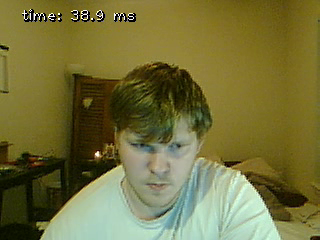
#> input picture frame 7 of Face/output.mov, 320 x 240 px, given in place of the camera
$ python facedetect.py   (older library calls are emulated)
#> lines starting #> are read from the running program, lines starting #| are printed output that depends on the picture
### Face/common.py
#!/usr/bin/env python

'''
This module contais some common routines used by other samples.
'''

import numpy as np
import cv2
import os
from contextlib import contextmanager
import itertools as it

image_extensions = ['.bmp', '.jpg', '.jpeg', '.png', '.tif', '.tiff', '.pbm', '.pgm', '.ppm']

class Bunch(object):
    def __init__(self, **kw):
        self.__dict__.update(kw)
    def __str__(self):
        return str(self.__dict__)

# [4 lines left out: function splitfn, not called in this run]

def anorm2(a):
    return (a*a).sum(-1)
def anorm(a):
    return np.sqrt( anorm2(a) )

# [39 lines left out: functions homotrans, to_rect, rect2rect_mtx, lookat, mtx2rvec, not called in this run]

def draw_str(dst, (x, y), s):
    cv2.putText(dst, s, (x+1, y+1), cv2.FONT_HERSHEY_PLAIN, 1.0, (0, 0, 0), thickness = 2)#, lineType=cv2.CV_AA)
    cv2.putText(dst, s, (x, y), cv2.FONT_HERSHEY_PLAIN, 1.0, (255, 255, 255))#, lineType=cv2.CV_AA)

class Sketcher:
    def __init__(self, windowname, dests, colors_func):
        # [8 lines left out: function __init__, not called in this run]
    def show(self):
        cv2.imshow(self.windowname, self.dests[0])

    def on_mouse(self, event, x, y, flags, param):
        # [12 lines left out: function on_mouse, not called in this run]

# palette data from matplotlib/_cm.py
_jet_data =   {'red':   ((0., 0, 0), (0.35, 0, 0), (0.66, 1, 1), (0.89,1, 1),
                         (1, 0.5, 0.5)),
               'green': ((0., 0, 0), (0.125,0, 0), (0.375,1, 1), (0.64,1, 1),
                         (0.91,0,0), (1, 0, 0)),
               'blue':  ((0., 0.5, 0.5), (0.11, 1, 1), (0.34, 1, 1), (0.65,0, 0),
                         (1, 0, 0))}

cmap_data = { 'jet' : _jet_data }

def make_cmap(name, n=256):
    # [14 lines left out: function make_cmap, not called in this run]
def nothing(*arg, **kw):
    pass

def clock():
    return cv2.getTickCount() / cv2.getTickFrequency()

@contextmanager
# [8 lines left out: function Timer, not called in this run]
class StatValue:
    def __init__(self, smooth_coef = 0.5):
        self.value = None
        self.smooth_coef = smooth_coef
    def update(self, v):
        # [6 lines left out: function update, not called in this run]
class RectSelector:
    def __init__(self, win, callback):
        # [30 lines left out: functions __init__, onmouse, draw, not called in this run]
    def dragging(self):
        return self.drag_rect is not None


def grouper(n, iterable, fillvalue=None):
    # [4 lines left out: function grouper, not called in this run]
def mosaic(w, imgs):
    # [12 lines left out: function mosaic, not called in this run]
def getsize(img):
    h, w = img.shape[:2]
    return w, h

def mdot(*args):
    return reduce(np.dot, args)

def draw_keypoints(vis, keypoints, color = (0, 255, 255)):
    # [4 lines left out: function draw_keypoints, not called in this run]
### Face/video.py
#!/usr/bin/env python

'''
Video capture sample.

Sample shows how VideoCapture class can be used to acquire video
frames from a camera of a movie file. Also the sample provides
an example of procedural video generation by an object, mimicking
the VideoCapture interface (see Chess class).

'create_capture' is a convinience function for capture creation,
falling back to procedural video in case of error.

Usage:
    video.py [--shotdir <shot path>] [source0] [source1] ...'

    sourceN is an
     - integer number for camera capture
     - name of video file
     - synth:<params> for procedural video

Synth examples:
    synth:bg=../cpp/lena.jpg:noise=0.1
    synth:class=chess:bg=../cpp/lena.jpg:noise=0.1:size=640x480

Keys:
    ESC    - exit
    SPACE  - save current frame to <shot path> directory

'''

import numpy as np
import cv2
from time import clock
from numpy import pi, sin, cos
import common

class VideoSynthBase(object):
    # [14 lines left out: function __init__, not called in this run]

    def render(self, dst):
        pass

    # [15 lines left out: function read, not called in this run]

    def isOpened(self):
        return True

class Chess(VideoSynthBase):
    # [45 lines left out: functions __init__, draw_quads, render, not called in this run]


classes = dict(chess=Chess)

presets = dict(
    empty = 'synth:',
    lena = 'synth:bg=../cpp/lena.jpg:noise=0.1',
    chess = 'synth:class=chess:bg=../cpp/lena.jpg:noise=0.1:size=640x480'
)


def create_capture(source = 0, fallback = presets['chess']):
    '''source: <int> or '<int>|<filename>|synth [:<param_name>=<value> [:...]]'
    '''
    source = str(source).strip()
    chunks = source.split(':')
    # hanlde drive letter ('c:', ...)
    if len(chunks) > 1 and len(chunks[0]) == 1 and chunks[0].isalpha():
        chunks[1] = chunks[0] + ':' + chunks[1]
        del chunks[0]

    source = chunks[0]
    try: source = int(source)
    except ValueError: pass
    params = dict( s.split('=') for s in chunks[1:] )

    cap = None
    if source == 'synth':
        Class = classes.get(params.get('class', None), VideoSynthBase)
        try: cap = Class(**params)
        except: pass
    else:
        cap = cv2.VideoCapture(source)
        if 'size' in params:
            w, h = map(int, params['size'].split('x'))
            cap.set(cv2.cv.CV_CAP_PROP_FRAME_WIDTH, w)
            cap.set(cv2.cv.CV_CAP_PROP_FRAME_HEIGHT, h)
    if cap is None or not cap.isOpened():
        print 'Warning: unable to open video source: ', source
        if fallback is not None:
            return create_capture(fallback, None)
    return cap

# [30 lines that do not run on import are left out]

### Face/facedetect.py
#!/usr/bin/env python

import numpy as np
import cv2
import cv2.cv as cv
from video import create_capture
from common import clock, draw_str

FACE_CASCADE_FILE_NAME = "./cascades/haarcascade_frontalface_alt.xml"
EYE_CASCADE_FILE_NAME = "./cascades/haarcascade_eye.xml"
VIDEO_SOURCE = 0


def detect_face(img, cascade):
    # returns top left corner (x,y) and size(w,h) in array [x,y,w,h]
    rects = cascade.detectMultiScale(img, scaleFactor=1.28, minNeighbors=3, minSize=(60, 60), maxSize=(150, 150),
                                     flags=cv.CV_HAAR_SCALE_IMAGE)
    if len(rects) == 0:
        return []
    rects[:, 2:] += rects[:,
                    :2]  # adds the first two elements to the last two elements, to get top left and bottom left points for drawing
    return rects


def detect_eyes(img, cascade):
    rects = cascade.detectMultiScale(img, scaleFactor=1.05, minNeighbors=3, minSize=(13, 13),
                                     flags=cv.CV_HAAR_SCALE_IMAGE)
    if len(rects) == 0:
        return []
    rects[:, 2:] += rects[:, :2]
    return rects


def draw_rects(img, rects, color):
    for x1, y1, x2, y2 in rects:
        cv2.rectangle(img, (x1, y1), (x2, y2), color, 2)


if __name__ == '__main__':
    fourcc = cv.CV_FOURCC('m', 'p', '4', 'v')
    video_writer = cv2.VideoWriter("output.mov", fourcc, 10, (320, 240))
    cascade = cv2.CascadeClassifier(FACE_CASCADE_FILE_NAME)
    nested = cv2.CascadeClassifier(EYE_CASCADE_FILE_NAME)

    cam = create_capture(VIDEO_SOURCE, fallback='synth:bg=../cpp/lena.jpg:noise=0.05')
    cam.set(cv.CV_CAP_PROP_FRAME_WIDTH, 320)
    cam.set(cv.CV_CAP_PROP_FRAME_HEIGHT, 240)
    while True:
        ret, img = cam.read()
#> img is the input picture: shape (240, 320, 3); mean B, G, R 59.8, 112.8, 116.4
        gray = cv2.cvtColor(img, cv2.COLOR_BGR2GRAY)
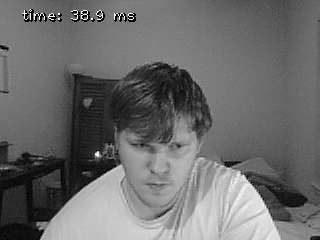
#> gray: shape (240, 320); min 0, max 255, mean 107.8
        t = clock()
        rects = detect_face(gray, cascade)
#> in detect_face, `rects = cascade.detectMultiScale(img, scaleFactor=1.28, minNeighbors=3..`: rects = ()
#> rects = []
        vis = img.copy()
        draw_rects(vis, rects, (0, 255, 0))
        for x1, y1, x2, y2 in rects:
            roi = gray[y1:y2, x1:x2]
            vis_roi = vis[y1:y2, x1:x2]
            subrects = detect_eyes(roi.copy(), nested)
            draw_rects(vis_roi, subrects, (255, 0, 0))
#> this loop made 0 passes
        dt = clock() - t
#> dt = 0.00581

        draw_str(vis, (20, 20), 'time: %.1f ms' % (dt * 1000))
#> in draw_str, ``:
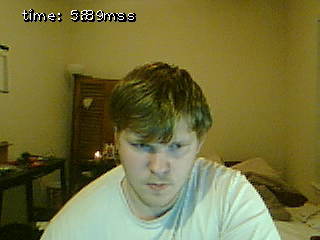
#> dst: shape (240, 320, 3); mean B, G, R 59.9, 112.7, 116.3
        cv2.imshow('facedetect', vis)
        video_writer.write(vis)
        if 0xFF & cv2.waitKey(5) == 27:
#> (key Esc is pressed here)
            break
    cv2.destroyAllWindows()

$ run again, starting later in the video
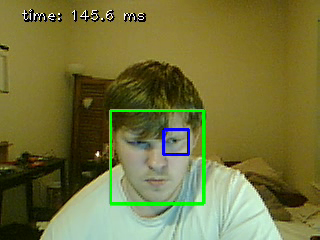
#> input picture frame 33 of Face/output.mov, 320 x 240 px, given in place of the camera
#> img is the input picture: shape (240, 320, 3); mean B, G, R 59.9, 114.8, 115
#> `gray = cv2.cvtColor(img, cv2.COLOR_BGR2GRAY)`:
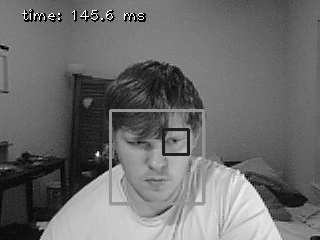
#> gray: shape (240, 320); min 0, max 255, mean 108.5
#> in detect_face, `rects = cascade.detectMultiScale(img, scaleFactor=1.28, minNeighbors=3..`: rects = ()
#> `rects = detect_face(gray, cascade)`: rects = []
#> dt = 0.00746
#> in draw_str, ``:
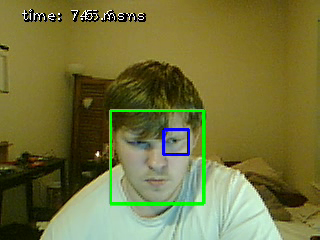
#> dst: shape (240, 320, 3); mean B, G, R 59.9, 114.6, 114.8

$ run again, starting later in the video
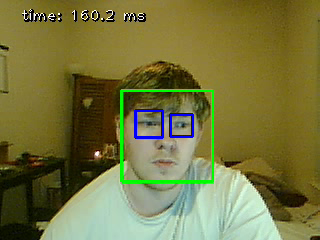
#> input picture frame 60 of Face/output.mov, 320 x 240 px, given in place of the camera
#> img is the input picture: shape (240, 320, 3); mean B, G, R 63, 117, 118
#> `gray = cv2.cvtColor(img, cv2.COLOR_BGR2GRAY)`:
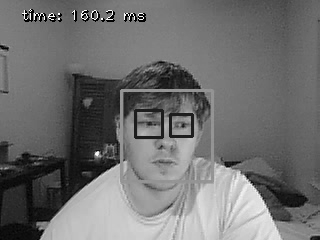
#> gray: shape (240, 320); min 0, max 255, mean 111.1
#> in detect_face, `rects = cascade.detectMultiScale(img, scaleFactor=1.28, minNeighbors=3..`: rects = ()
#> `rects = detect_face(gray, cascade)`: rects = []
#> dt = 0.0083
#> in draw_str, ``:
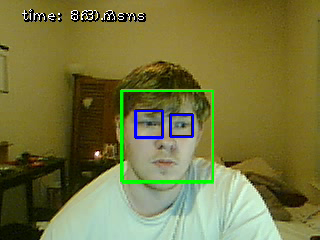
#> dst: shape (240, 320, 3); mean B, G, R 63.1, 116.9, 117.8
